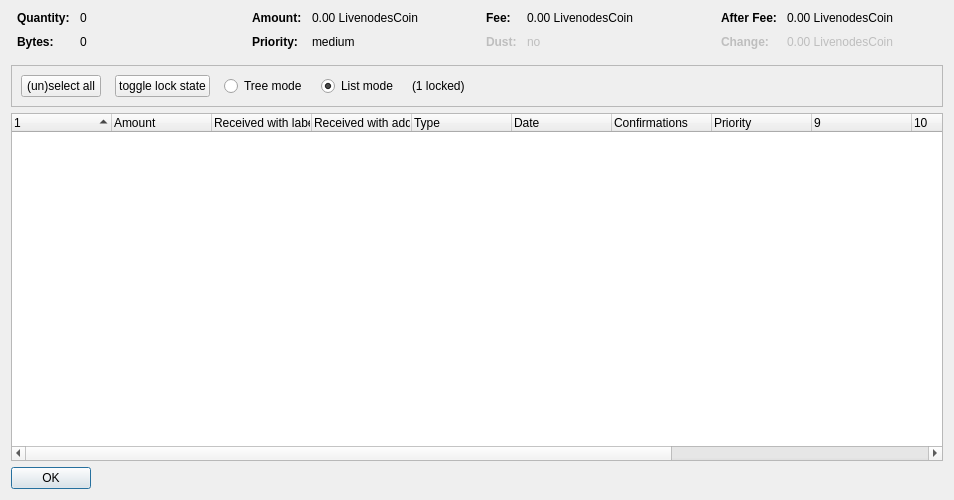
<?xml version="1.0" encoding="UTF-8"?>
<ui version="4.0">
 <class>CoinControlDialog</class>
 <widget class="QDialog" name="CoinControlDialog">
  <property name="geometry">
   <rect>
    <x>0</x>
    <y>0</y>
    <width>954</width>
    <height>500</height>
   </rect>
  </property>
  <property name="windowTitle">
   <string>Coin Selection</string>
  </property>
  <layout class="QVBoxLayout" name="verticalLayout">
   <item>
    <layout class="QHBoxLayout" name="horizontalLayoutTop" stretch="0,0,0,0">
     <property name="topMargin">
      <number>0</number>
     </property>
     <property name="bottomMargin">
      <number>10</number>
     </property>
     <item>
      <layout class="QFormLayout" name="formLayoutCoinControl1">
       <property name="horizontalSpacing">
        <number>10</number>
       </property>
       <property name="verticalSpacing">
        <number>10</number>
       </property>
       <property name="leftMargin">
        <number>6</number>
       </property>
       <property name="rightMargin">
        <number>6</number>
       </property>
       <item row="0" column="0">
        <widget class="QLabel" name="labelCoinControlQuantityText">
         <property name="font">
          <font>
           <weight>75</weight>
           <bold>true</bold>
          </font>
         </property>
         <property name="text">
          <string>Quantity:</string>
         </property>
        </widget>
       </item>
       <item row="0" column="1">
        <widget class="QLabel" name="labelCoinControlQuantity">
         <property name="cursor">
          <cursorShape>IBeamCursor</cursorShape>
         </property>
         <property name="contextMenuPolicy">
          <enum>Qt::ActionsContextMenu</enum>
         </property>
         <property name="text">
          <string notr="true">0</string>
         </property>
         <property name="textInteractionFlags">
          <set>Qt::LinksAccessibleByMouse|Qt::TextSelectableByKeyboard|Qt::TextSelectableByMouse</set>
         </property>
        </widget>
       </item>
       <item row="1" column="0">
        <widget class="QLabel" name="labelCoinControlBytesText">
         <property name="font">
          <font>
           <weight>75</weight>
           <bold>true</bold>
          </font>
         </property>
         <property name="text">
          <string>Bytes:</string>
         </property>
        </widget>
       </item>
       <item row="1" column="1">
        <widget class="QLabel" name="labelCoinControlBytes">
         <property name="cursor">
          <cursorShape>IBeamCursor</cursorShape>
         </property>
         <property name="contextMenuPolicy">
          <enum>Qt::ActionsContextMenu</enum>
         </property>
         <property name="text">
          <string notr="true">0</string>
         </property>
         <property name="textInteractionFlags">
          <set>Qt::LinksAccessibleByMouse|Qt::TextSelectableByKeyboard|Qt::TextSelectableByMouse</set>
         </property>
        </widget>
       </item>
      </layout>
     </item>
     <item>
      <layout class="QFormLayout" name="formLayoutCoinControl2">
       <property name="horizontalSpacing">
        <number>10</number>
       </property>
       <property name="verticalSpacing">
        <number>10</number>
       </property>
       <property name="leftMargin">
        <number>6</number>
       </property>
       <property name="rightMargin">
        <number>6</number>
       </property>
       <item row="0" column="0">
        <widget class="QLabel" name="labelCoinControlAmountText">
         <property name="font">
          <font>
           <weight>75</weight>
           <bold>true</bold>
          </font>
         </property>
         <property name="text">
          <string>Amount:</string>
         </property>
        </widget>
       </item>
       <item row="0" column="1">
        <widget class="QLabel" name="labelCoinControlAmount">
         <property name="cursor">
          <cursorShape>IBeamCursor</cursorShape>
         </property>
         <property name="contextMenuPolicy">
          <enum>Qt::ActionsContextMenu</enum>
         </property>
         <property name="text">
          <string notr="true">0.00 LivenodesCoin</string>
         </property>
         <property name="textInteractionFlags">
          <set>Qt::LinksAccessibleByMouse|Qt::TextSelectableByKeyboard|Qt::TextSelectableByMouse</set>
         </property>
        </widget>
       </item>
       <item row="1" column="0">
        <widget class="QLabel" name="labelCoinControlPriorityText">
         <property name="font">
          <font>
           <weight>75</weight>
           <bold>true</bold>
          </font>
         </property>
         <property name="text">
          <string>Priority:</string>
         </property>
        </widget>
       </item>
       <item row="1" column="1">
        <widget class="QLabel" name="labelCoinControlPriority">
         <property name="cursor">
          <cursorShape>IBeamCursor</cursorShape>
         </property>
         <property name="contextMenuPolicy">
          <enum>Qt::ActionsContextMenu</enum>
         </property>
         <property name="text">
          <string>medium</string>
         </property>
         <property name="textInteractionFlags">
          <set>Qt::LinksAccessibleByMouse|Qt::TextSelectableByKeyboard|Qt::TextSelectableByMouse</set>
         </property>
        </widget>
       </item>
      </layout>
     </item>
     <item>
      <layout class="QFormLayout" name="formLayoutCoinControl3">
       <property name="horizontalSpacing">
        <number>10</number>
       </property>
       <property name="verticalSpacing">
        <number>10</number>
       </property>
       <property name="leftMargin">
        <number>6</number>
       </property>
       <property name="rightMargin">
        <number>6</number>
       </property>
       <item row="0" column="0">
        <widget class="QLabel" name="labelCoinControlFeeText">
         <property name="font">
          <font>
           <weight>75</weight>
           <bold>true</bold>
          </font>
         </property>
         <property name="text">
          <string>Fee:</string>
         </property>
        </widget>
       </item>
       <item row="0" column="1">
        <widget class="QLabel" name="labelCoinControlFee">
         <property name="cursor">
          <cursorShape>IBeamCursor</cursorShape>
         </property>
         <property name="contextMenuPolicy">
          <enum>Qt::ActionsContextMenu</enum>
         </property>
         <property name="text">
          <string notr="true">0.00 LivenodesCoin</string>
         </property>
         <property name="textInteractionFlags">
          <set>Qt::LinksAccessibleByMouse|Qt::TextSelectableByKeyboard|Qt::TextSelectableByMouse</set>
         </property>
        </widget>
       </item>
       <item row="1" column="0">
        <widget class="QLabel" name="labelCoinControlLowOutputText">
         <property name="enabled">
          <bool>false</bool>
         </property>
         <property name="font">
          <font>
           <weight>75</weight>
           <bold>true</bold>
          </font>
         </property>
         <property name="text">
          <string>Dust:</string>
         </property>
        </widget>
       </item>
       <item row="1" column="1">
        <widget class="QLabel" name="labelCoinControlLowOutput">
         <property name="enabled">
          <bool>false</bool>
         </property>
         <property name="cursor">
          <cursorShape>IBeamCursor</cursorShape>
         </property>
         <property name="contextMenuPolicy">
          <enum>Qt::ActionsContextMenu</enum>
         </property>
         <property name="text">
          <string>no</string>
         </property>
         <property name="textInteractionFlags">
          <set>Qt::LinksAccessibleByMouse|Qt::TextSelectableByKeyboard|Qt::TextSelectableByMouse</set>
         </property>
        </widget>
       </item>
      </layout>
     </item>
     <item>
      <layout class="QFormLayout" name="formLayoutCoinControl4">
       <property name="horizontalSpacing">
        <number>10</number>
       </property>
       <property name="verticalSpacing">
        <number>10</number>
       </property>
       <property name="leftMargin">
        <number>6</number>
       </property>
       <property name="rightMargin">
        <number>6</number>
       </property>
       <item row="0" column="0">
        <widget class="QLabel" name="labelCoinControlAfterFeeText">
         <property name="font">
          <font>
           <weight>75</weight>
           <bold>true</bold>
          </font>
         </property>
         <property name="text">
          <string>After Fee:</string>
         </property>
        </widget>
       </item>
       <item row="0" column="1">
        <widget class="QLabel" name="labelCoinControlAfterFee">
         <property name="cursor">
          <cursorShape>IBeamCursor</cursorShape>
         </property>
         <property name="contextMenuPolicy">
          <enum>Qt::ActionsContextMenu</enum>
         </property>
         <property name="text">
          <string notr="true">0.00 LivenodesCoin</string>
         </property>
         <property name="textInteractionFlags">
          <set>Qt::LinksAccessibleByMouse|Qt::TextSelectableByKeyboard|Qt::TextSelectableByMouse</set>
         </property>
        </widget>
       </item>
       <item row="1" column="0">
        <widget class="QLabel" name="labelCoinControlChangeText">
         <property name="enabled">
          <bool>false</bool>
         </property>
         <property name="font">
          <font>
           <weight>75</weight>
           <bold>true</bold>
          </font>
         </property>
         <property name="text">
          <string>Change:</string>
         </property>
        </widget>
       </item>
       <item row="1" column="1">
        <widget class="QLabel" name="labelCoinControlChange">
         <property name="enabled">
          <bool>false</bool>
         </property>
         <property name="cursor">
          <cursorShape>IBeamCursor</cursorShape>
         </property>
         <property name="contextMenuPolicy">
          <enum>Qt::ActionsContextMenu</enum>
         </property>
         <property name="text">
          <string notr="true">0.00 LivenodesCoin</string>
         </property>
         <property name="textInteractionFlags">
          <set>Qt::LinksAccessibleByMouse|Qt::TextSelectableByKeyboard|Qt::TextSelectableByMouse</set>
         </property>
        </widget>
       </item>
      </layout>
     </item>
    </layout>
   </item>
   <item>
    <widget class="QFrame" name="frame">
     <property name="minimumSize">
      <size>
       <width>0</width>
       <height>40</height>
      </size>
     </property>
     <property name="frameShape">
      <enum>QFrame::StyledPanel</enum>
     </property>
     <property name="frameShadow">
      <enum>QFrame::Sunken</enum>
     </property>
     <layout class="QHBoxLayout" name="horizontalLayout">
      <item>
       <layout class="QHBoxLayout" name="horizontalLayoutPanel" stretch="0,0,0,0,0,0">
        <property name="spacing">
         <number>14</number>
        </property>
        <item>
         <widget class="QPushButton" name="pushButtonSelectAll">
          <property name="sizePolicy">
           <sizepolicy hsizetype="Maximum" vsizetype="Fixed">
            <horstretch>0</horstretch>
            <verstretch>0</verstretch>
           </sizepolicy>
          </property>
          <property name="text">
           <string>(un)select all</string>
          </property>
          <property name="autoDefault">
           <bool>false</bool>
          </property>
         </widget>
        </item>
        <item>
         <widget class="QPushButton" name="pushButtonToggleLock">
          <property name="sizePolicy">
           <sizepolicy hsizetype="Maximum" vsizetype="Fixed">
            <horstretch>0</horstretch>
            <verstretch>0</verstretch>
           </sizepolicy>
          </property>
          <property name="text">
           <string>toggle lock state</string>
          </property>
          <property name="autoDefault">
           <bool>false</bool>
          </property>
         </widget>
        </item>
        <item>
         <widget class="QRadioButton" name="radioTreeMode">
          <property name="sizePolicy">
           <sizepolicy hsizetype="Maximum" vsizetype="Fixed">
            <horstretch>0</horstretch>
            <verstretch>0</verstretch>
           </sizepolicy>
          </property>
          <property name="text">
           <string>Tree mode</string>
          </property>
         </widget>
        </item>
        <item>
         <widget class="QRadioButton" name="radioListMode">
          <property name="sizePolicy">
           <sizepolicy hsizetype="Maximum" vsizetype="Fixed">
            <horstretch>0</horstretch>
            <verstretch>0</verstretch>
           </sizepolicy>
          </property>
          <property name="text">
           <string>List mode</string>
          </property>
          <property name="checked">
           <bool>true</bool>
          </property>
         </widget>
        </item>
        <item>
         <widget class="QLabel" name="labelLocked">
          <property name="text">
           <string>(1 locked)</string>
          </property>
         </widget>
        </item>
        <item>
         <spacer name="horizontalSpacer">
          <property name="orientation">
           <enum>Qt::Horizontal</enum>
          </property>
          <property name="sizeHint" stdset="0">
           <size>
            <width>40</width>
            <height>20</height>
           </size>
          </property>
         </spacer>
        </item>
       </layout>
      </item>
     </layout>
    </widget>
   </item>
   <item>
    <widget class="CoinControlTreeWidget" name="treeWidget">
     <property name="contextMenuPolicy">
      <enum>Qt::CustomContextMenu</enum>
     </property>
     <property name="sortingEnabled">
      <bool>false</bool>
     </property>
     <property name="columnCount">
      <number>13</number>
     </property>
     <attribute name="headerShowSortIndicator" stdset="0">
      <bool>true</bool>
     </attribute>
     <attribute name="headerStretchLastSection">
      <bool>false</bool>
     </attribute>
     <column>
      <property name="text">
       <string/>
      </property>
     </column>
     <column>
      <property name="text">
       <string>Amount</string>
      </property>
     </column>
     <column>
      <property name="text">
       <string>Received with label</string>
      </property>
     </column>
     <column>
      <property name="text">
       <string>Received with address</string>
      </property>
     </column>
     <column>
      <property name="text">
	<string>Type</string>
      </property>
     </column>
     <column>
      <property name="text">
       <string>Date</string>
      </property>
     </column>
     <column>
      <property name="text">
       <string>Confirmations</string>
      </property>
      <property name="toolTip">
       <string>Confirmed</string>
      </property>
     </column>
     <column>
      <property name="text">
       <string>Priority</string>
      </property>
     </column>
     <column>
      <property name="text">
       <string/>
      </property>
     </column>
     <column>
      <property name="text">
       <string/>
      </property>
     </column>
     <column>
      <property name="text">
       <string/>
      </property>
     </column>
     <column>
      <property name="text">
       <string/>
      </property>
     </column>
     <column>
      <property name="text">
       <string/>
      </property>
     </column>
    </widget>
   </item>
   <item>
    <widget class="QDialogButtonBox" name="buttonBox">
     <property name="sizePolicy">
      <sizepolicy hsizetype="Maximum" vsizetype="Fixed">
       <horstretch>0</horstretch>
       <verstretch>0</verstretch>
      </sizepolicy>
     </property>
     <property name="orientation">
      <enum>Qt::Horizontal</enum>
     </property>
     <property name="standardButtons">
      <set>QDialogButtonBox::Ok</set>
     </property>
    </widget>
   </item>
  </layout>
 </widget>
 <customwidgets>
  <customwidget>
   <class>CoinControlTreeWidget</class>
   <extends>QTreeWidget</extends>
   <header>coincontroltreewidget.h</header>
  </customwidget>
 </customwidgets>
 <resources/>
 <connections/>
</ui>
